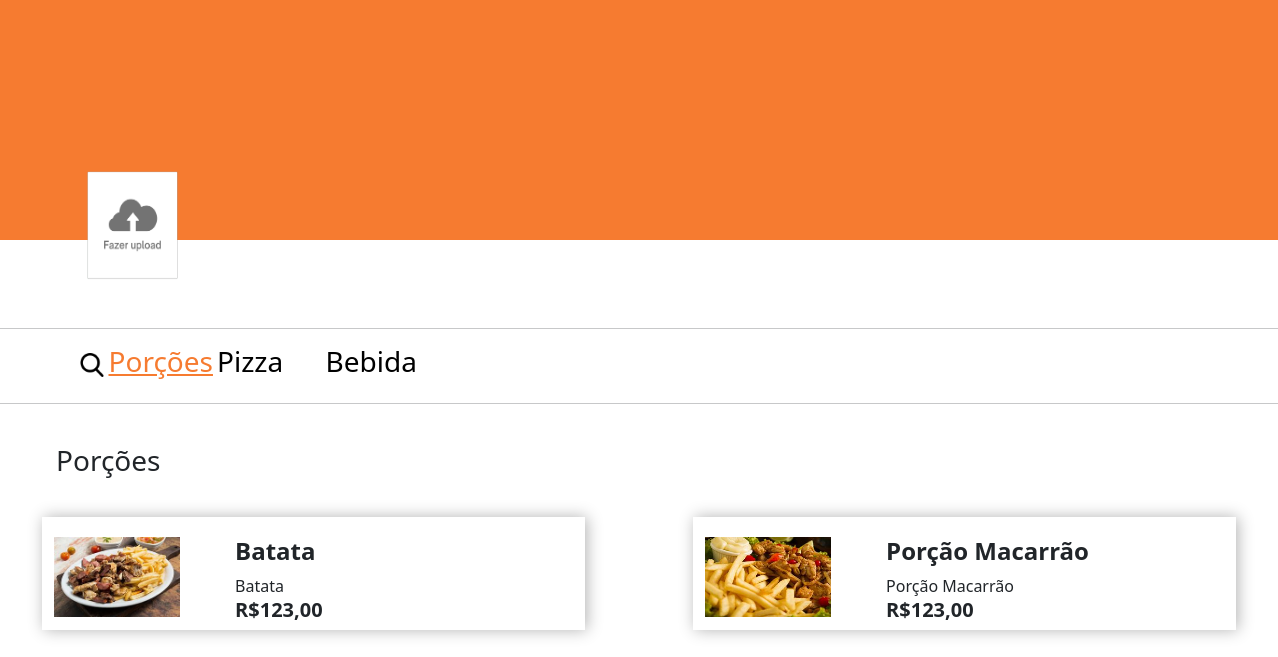
/pages/cardapio/index.php?category=22, run on the app's committed database.
### tables this page shows
CREATE TABLE `category` (
  `id` INT(11) NOT NULL AUTO_INCREMENT,
  `name` VARCHAR(255) DEFAULT NULL,
  `establishment_id` INT(11) DEFAULT NULL,
  PRIMARY KEY (`id`),
  KEY `establishment_id` (`establishment_id`),
  CONSTRAINT `category_ibfk_1` FOREIGN KEY (`establishment_id`) REFERENCES `establishment` (`id`)
);

CREATE TABLE `product` (
  `id` INT(11) NOT NULL AUTO_INCREMENT,
  `name` VARCHAR(255) NOT NULL,
  `description` VARCHAR(255) NOT NULL,
  `price` INT(11) NOT NULL,
  `img` VARCHAR(255) NOT NULL,
  `category_id` INT(11) NOT NULL,
  PRIMARY KEY (`id`)
);

### pages/classes/database.class.php (called while the page is built, shortened)
<?php
    class Database {
        public static function conectar(){
            try{
                $conexao = new PDO(MYSQL_DSN,MYSQL_USUARIO,MYSQL_SENHA );
                return $conexao;
            }catch(PDOException $e){
                echo "Erro ao conectar com o banco de dados. Verifique os parâmetros de configuração.";
            }
        }
        public static function listar($sql,$params){
            $conexao = self::conectar();
            $comando = self::preparar($conexao, $sql, $params);
            if ($comando->execute())
                return $comando->fetchAll();
        }
        public static function preparar($conexao, $sql, $params = array()){
            $comando = $conexao->prepare($sql);
            foreach($params as $chave=>$valor){
                $comando->bindValue($chave,$valor);
            }
            return $comando;
        }
    }
?>

### pages/classes/Category.class.php (called while the page is built, shortened)
<?php
    require_once ('crud.class.php');
    class Category extends Crud {
        private $name;
        public static function listar($type = 0, $info = '') {
            $sql = 'SELECT * FROM category';
            switch ($type) {
                case 1:
                    $sql .= ' WHERE id = :info';
                    break;
                case 3:
                    $sql .= ' WHERE establishment_id = :info';
            }
            $params = array();
            if ($type > 0) {
                $params = array(':info' => $info);
            }
            $results = Database::listar($sql, $params);
            if ($type == 1 && !empty($results)) {
                $result = $results[0];
                return new Category($result['id'], $result['name'], $result['establishment_id']);
            }
            $categories = array();
            foreach ($results as $result) {
                $category = new Category($result['id'], $result['name'], $result['establishment_id']);
                $categories[] = $category;
            }
            return $categories;
        }
        public function getName() {
            return $this->name;
        }
        public function setName($name) {
            $this->name = $name;
        }
    }
?>

### pages/classes/crud.class.php (called while the page is built, shortened)
<?php
    require_once('database.class.php');
    abstract class Crud{
        private $id = 0;
        public function getId(){
            return $this->id;
        }
        public function setId($id){
            $this->id = $id;
        }
    }
?>

### pages/classes/Product.class.php (called while the page is built, shortened)
<?php
require_once('crud.class.php');
class Product extends Crud
{
    private $name;
    private $description;
    private $price;
    private $img;
    public static function listar($type = 0, $info = '')
    {
        $sql = 'SELECT * FROM product';
        switch ($type) {
            case 3:
                $sql .= ' WHERE category_id = :info';
                break;
        }
        $params = array();
        if ($type > 0)
            $params = array(':info' => $info);
        $results = Database::listar($sql, $params);
        $produtos = array();
            foreach ($results as $result) {
                $produto = new Product($result['id'], $result['name'], $result['description'], $result['price'], $result['img'], $result['category_id']);
                $produtos[] = $produto;
            }
        return $produtos;
    }
    public function getName()
    {
        return $this->name;
    }
    public function setName($name)
    {
        $this->name = $name;
    }
    public function getDescription()
    {
        return $this->description;
    }
    public function setDescription($description)
    {
        $this->description = $description;
    }
    public function getPrice()
    {
        return $this->price;
    }
    public function setPrice($price)
    {
        $this->price = $price;
    }
    public function getImg()
    {
        return $this->img;
    }
    public function setImg($img)
    {
        $this->img = $img;
    }
}
?>

### pages/cardapio/index.php (the view, shortened to what this page needs)
<!DOCTYPE html>
<html lang="en">
<head>
    <link href="https://cdn.jsdelivr.net/npm/bootstrap@5.0.2/dist/css/bootstrap.min.css" rel="stylesheet">
    <link rel="stylesheet" href="../../assets/css/cardapio.css">
</head>
<body class="">
    <div class="row flaranja" style="background-color: #F67B30;height: 30vh;">
        <img src="../../assets/img/Upload.png" alt="img" style="width: 16vh;height: 16vh; margin-left: 10vh; margin-top: 20vh;">
        <h3 style="width: 16vh;height: 16vh; margin-left: 0vh; margin-top: 31vh;"></h3>
    </div>
    <br><br><br><hr>
    <div class="row">
        <div class="col-1">
            <img src="../../assets/img/pesquisa.png" alt="img" style="width: 3vh;height: 3vh; margin-left: 10vh; margin-top: 1vh;">
        </div>
        <?php
            $category_id = isset($_GET['category']) ? $_GET['category'] : 0;
            $categorias = Category::listar();
            foreach ($categorias as $category) {
                $isSelected = $category->getId() == $category_id ? 'flaranja' : '';
                $textColor = $isSelected ? 'laranja-text' : 'preto-text';
                echo "<div class='col-1'>
                        <a href='index.php?category={$category->getId()}' class='laranja-hover flaranja {$textColor}' style='border: 0px;background-color: black;' name='category' value='{$category->getId()}'><h3>{$category->getName()}</h3></a>
                    </div>";
            }
        ?>
    </div>
    <hr><br>
    <div class="row">
        <?php
        $estabelecimento_id = isset($_GET['establishment_id']) ? $_GET['establishment_id'] : 0;
        $category = isset($_GET['category']) ? $_GET['category'] : 0;
        $categorias = Category::listar(3, $estabelecimento_id);
        if ($category == 0) {
            foreach ($categorias as $categoria) {
                echo "<h3>" . $categoria->getName() . "</h3>";
            }
        } else {
            $categoriasAA = Category::listar(1, $category);
            echo "<h3 style='margin-left:7vh;'>" . $categoriasAA->getName() . "</h3>";
            echo "<div class='container'>";
            listarProduto($category);
            echo "</div>";
        }
        ?>
    </div>
    <?php
    function listarProduto($idCategory)
    {
        $proCategory = Product::listar(3, $idCategory);
        echo "<div class='row'>";
        foreach ($proCategory as $produto) {
            echo "<div class='container col-5 brancoA' style='margin-top: 4vh;'>";
            echo "<div class='row' style='margin-top: 2.5vh;'>";
            echo "<div class='col-4'>";
            echo "<img src='../../assets/img/" . $produto->getImg() . "' alt='img' style='width: 80%; height: 10vh; margin-left: 0vh; margin-top: 0vh;'>";
            echo "</div>";
            echo "<div class='col-7'>";
            echo "<h4><b>" . $produto->getName() . "</b></h4>";
            echo $produto->getDescription() . "<br>";
            echo "<h5><b>R$" . $produto->getPrice() . ",00</b></ h5>";
            echo "</div>";
            echo "</div>";
            echo "</div>";
        }
        echo "</div>";
    }
    ?>
</body>
</html>

### assets/css/cardapio.css (style rules this page uses)
.laranja-text { color: #F67B30; }
.preto-text { color: black; text-decoration: none; }

### pages/cardapio/index.php (style rules this page uses)
.brancoA { background-color: white; height: 100%; box-shadow: 2px 0px 15px rgba(0, 0, 0, 0.3); }

### data on the page
category: $category->getId() 22 (drawn), name "Porções"
category: $category->getId() 23 (drawn), name "Pizza"
category: $category->getId() 24 (drawn), name "Bebida"
product: img (picture), name "Batata", description "Batata", price "123"
product: img (picture), name "Porção Macarrão", description "Porção Macarrão", price "123"
